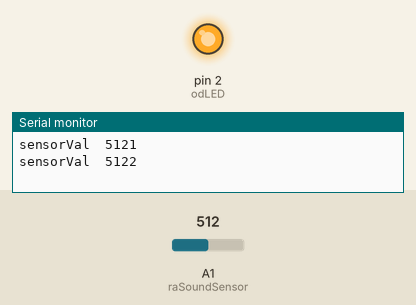
Recording of a sketch running on a simulated Arduino Uno, built with avr-gcc and run on an emulated ATmega328P. Shown: output pins drawn as LEDs (lit = HIGH), the last lines printed to the serial monitor. The inputs (shaded band) are chosen by the test bench; at power-on: A1 (raSoundSensor) = 512.

Above: at 6.8 s.
6.9 s: A1 (raSoundSensor) set to 90
At 11.4 s:
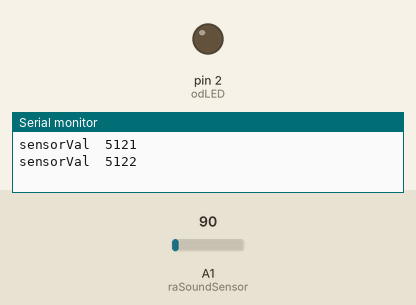
13.6 s: A1 (raSoundSensor) set to 108
At 14.9 s:
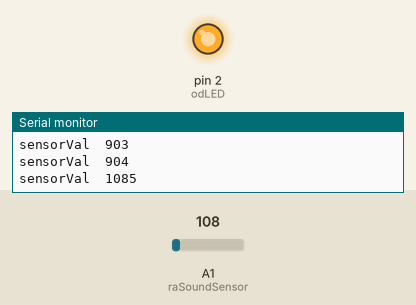
25.5 s: A1 (raSoundSensor) set to 0
At 26.6 s:
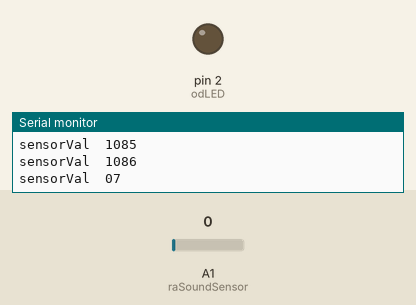
32.2 s: A1 (raSoundSensor) set to 110
At 34.3 s:
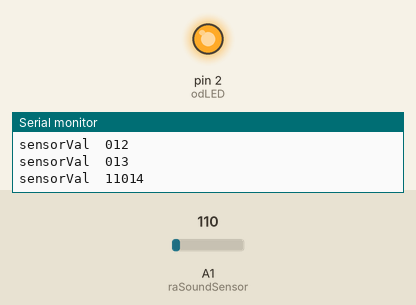
Timing chart, 0 to 45.1 s (numbered marks = the images above; inputs shaded):
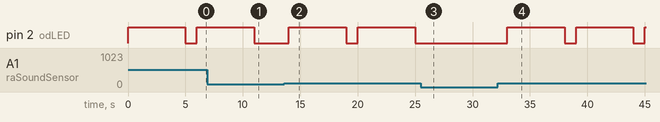

The sketch:

SoundAutoLightOn_V0.1.1.ino
```cpp
// NewProject.ino
// Auto Sound Controlling Light
// Version 0.1.1
// Auther Fkrsteve
// UpdateDate 20240215

#define dW digitalWrite
#define aW analogWrite
#define dR digitalRead
#define aR analogRead
#define Hi HIGH
#define Lo LOW
#define OP OUTPUT
#define IP INPUT
// initialization function
int raSoundSensor = A1 ;//define Analog Port 1 as SoundSensorInput
int odLED = 2 ;//define Digital Port 2 as LEDOutputControler
int timer=0;

void setup() {
    // put your setup code here, to run once:
    Serial.begin(9600); //initialize serial communication
    pinMode(odLED, OP); //define ledPin as an output
    pinMode(raSoundSensor, IP); //define Sound Sensor as an input
    int timer = 0;
    int rvSoundVal;
}

void loop() {
    timer++;
    // put your main code here, to run repeatedly:
    int rvSoundVal = aR(raSoundSensor);
    Serial.print("\nsensorVal  ");
    Serial.print(rvSoundVal);
    Serial.print(timer);
    if (rvSoundVal > 100){
        dW(odLED,Hi);
        delay(5000);
        dW(odLED,Lo);
    }
    delay(1000);

}
```

Measured:
- the behaviour switches between 100 and 101 on A1 (raSoundSensor) (found by bisection; images 1 and 2)
- after the input at 6.9 s, pin 2 (odLED): goes on until 11.0 s, then stays LOW
- after the input at 13.6 s, pin 2 (odLED): alternates HIGH for 5.0 s and LOW for 1.0 s, starting after 0.40 s
- after the input at 25.5 s, pin 2 (odLED): stays LOW (without the input it goes to HIGH after 0.50 s)
- after the input at 32.2 s, pin 2 (odLED): alternates HIGH for 5.0 s and LOW for 1.0 s, starting after 0.81 s
